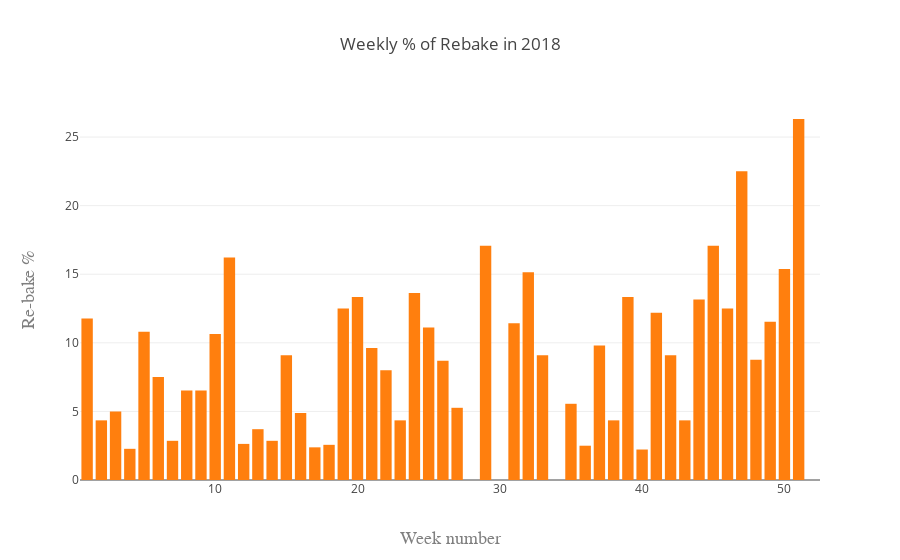

Notebook code cell kept with this figure:
### Code cell
# Plot % of reBake charges per week
weeklyRebakePercentTrace = ply.graph_objs.Bar(x=weeklyRebakeDf['weekNumber'],
                                              y=weeklyRebakeDf['percentRebake'],
                                              name='Rebake',
                                              marker=dict(color=myColorScale['safety orange']),
                                              )

dataToPlot = [weeklyRebakePercentTrace]

barPlotLayout = ply.graph_objs.Layout(
    title='Weekly % of Rebake in 2018',
    xaxis=dict(
        title='Week number',
        titlefont=dict(
            family='Courier New, monospace',
            size=18,
            color='#7f7f7f'
        )
    ),
    yaxis=dict(
        title='Re-bake %',
        titlefont=dict(
            family='Courier New, monospace',
            size=18,
            color='#7f7f7f'
        )
    )
)

fig = ply.graph_objs.Figure(data=dataToPlot, layout=barPlotLayout)

graphFilename = outputDir + 'Fours - Weekly % of Rebake.html'

if (notebookGraphingOutputs == GraphOutputOption('htmlFile')) or (notebookGraphingOutputs == GraphOutputOption('both')):
    ply.offline.plot(fig, filename=graphFilename, auto_open=GraphAutoOpenHTML)
if (notebookGraphingOutputs == GraphOutputOption('inline')) or (notebookGraphingOutputs == GraphOutputOption('both')):
    ply.offline.iplot(fig)

### Figure 1 — Plotly figure (JSON) as saved in the notebook; plotly's stock layout.template omitted (floating-point values rounded to 4 significant figures)
{"data": [{"marker": {"color": "#ff7f0e"}, "name": "Rebake", "type": "bar", "uid": "a25877c9-7b70-46ef-bb5d-5323fe10c11b", "x": [1, 2, 3, 4, 5, 6, 7, 8, 9, 10, 11, 12, 13, 14, 15, 16, 17, 18, 19, 20, 21, 22, 23, 24, 25, 26, 27, 28, 29, 30, 31, 32, 33, 34, 35, 36, 37, 38, 39, 40, 41, 42, 43, 44, 45, 46, 47, 48, 49, 50, 51, 52], "y": [11.76, 4.348, 5, 2.273, 10.81, 7.5, 2.857, 6.522, 6.522, 10.64, 16.22, 2.632, 3.704, 2.857, 9.091, 4.878, 2.381, 2.564, 12.5, 13.33, 9.615, 8, 4.348, 13.64, 11.11, 8.696, 5.263, 0, 17.07, 0, 11.43, 15.15, 9.091, 0, 5.556, 2.5, 9.804, 4.348, 13.33, 2.222, 12.2, 9.091, 4.348, 13.16, 17.07, 12.5, 22.5, 8.772, 11.54, 15.38, 26.32, null]}], "layout": {"autosize": true, "title": {"text": "Weekly % of Rebake in 2018"}, "xaxis": {"autorange": true, "range": [0.5, 52.5], "title": {"font": {"color": "#7f7f7f", "family": "Courier New, monospace", "size": 18}, "text": "Week number"}, "type": "linear"}, "yaxis": {"autorange": true, "range": [0, 27.7], "title": {"font": {"color": "#7f7f7f", "family": "Courier New, monospace", "size": 18}, "text": "Re-bake %"}, "type": "linear"}}}
